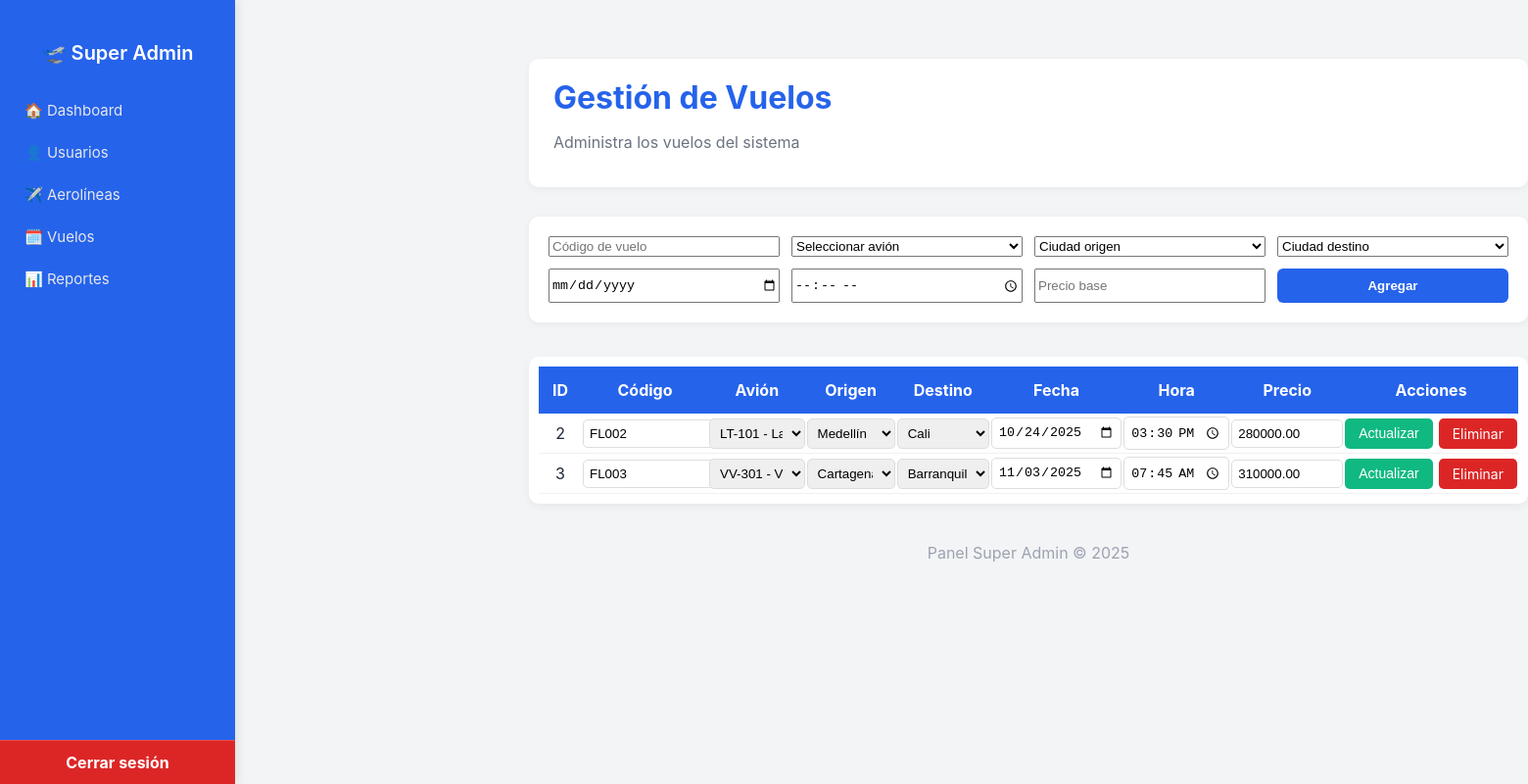
The page /vista/superadmin/vuelos.php (signed in) on the database its author committed.
### tables this page shows
CREATE TABLE `tb_vuelo` (
  `id_vuelo` int(11) NOT NULL,
  `codigo_vuelo` varchar(50) NOT NULL,
  `avion_id` int(11) NOT NULL,
  `ciudad_origen_id` int(11) NOT NULL,
  `ciudad_destino_id` int(11) NOT NULL,
  `fecha_salida` date NOT NULL,
  `hora_salida` time NOT NULL,
  `precio_base` decimal(10,2) NOT NULL
);

CREATE TABLE `tb_ciudad` (
  `id_ciudad` int(11) NOT NULL,
  `nombre_ciudad` varchar(100) NOT NULL
);

### vista/superadmin/vuelos.php (the view, shortened to what this page needs)
<?php include 'includes/header.php'; ?>
<?php include 'includes/conexion_super.php'; ?>
<?php
$vuelos = $conexion->query("
    SELECT v.*, a.codigo_avion, ao.nombre_aerolinea, c1.nombre_ciudad AS origen, c2.nombre_ciudad AS destino
    FROM tb_vuelo v
    JOIN tb_avion a ON v.avion_id = a.id_avion
    JOIN tb_aerolinea ao ON a.aerolinea_id = ao.id_aerolinea
    JOIN tb_ciudad c1 ON v.ciudad_origen_id = c1.id_ciudad
    JOIN tb_ciudad c2 ON v.ciudad_destino_id = c2.id_ciudad
    ORDER BY v.id_vuelo ASC
");
?>
<main>
<header style="background:#fff; border-radius:10px; padding:20px 25px; box-shadow:0 2px 8px rgba(0,0,0,0.05);">
    <h1 style="margin:0; color:#2563eb;">Gestión de Vuelos</h1>
    <p style="color:#6b7280;">Administra los vuelos del sistema</p>
</header>
<section style="margin-top:30px;">
    <form method="POST" style="background:#fff; padding:20px; border-radius:10px; box-shadow:0 2px 8px rgba(0,0,0,0.05); display:grid; grid-template-columns: repeat(auto-fit,minmax(200px,1fr)); gap:12px;">
        <input type="text" name="codigo_vuelo" placeholder="Código de vuelo" required>
        <select name="avion_id" required>
            <option value="">Seleccionar avión</option>
        </select>
        <select name="ciudad_origen_id" required>
            <option value="">Ciudad origen</option>
        </select>
        <select name="ciudad_destino_id" required>
            <option value="">Ciudad destino</option>
        </select>
        <input type="date" name="fecha_salida" required>
        <input type="time" name="hora_salida" required>
        <input type="number" step="0.01" name="precio_base" placeholder="Precio base" required>
        <button type="submit" name="agregar" style="background:#2563eb;color:#fff;padding:10px;border:none;border-radius:6px;cursor:pointer;font-weight:600;">Agregar</button>
    </form>
</section>
<section style="margin-top:35px;">
    <div style="overflow-x:auto; background:#fff; border-radius:10px; box-shadow:0 3px 10px rgba(0,0,0,0.05); padding:10px;">
        <table style="width:100%; border-collapse:collapse; min-width:1000px;">
            <thead style="background:#2563eb; color:#fff;">
                <tr>
                    <th style="padding:14px;">ID</th>
                    <th style="padding:14px;">Código</th>
                    <th style="padding:14px;">Avión</th>
                    <th style="padding:14px;">Origen</th>
                    <th style="padding:14px;">Destino</th>
                    <th style="padding:14px;">Fecha</th>
                    <th style="padding:14px;">Hora</th>
                    <th style="padding:14px;">Precio</th>
                    <th style="padding:14px; text-align:center;">Acciones</th>
                </tr>
            </thead>
            <tbody>
                <?php while ($v = $vuelos->fetch_assoc()): ?>
                <tr style="border-bottom:1px solid #f1f1f1;">
                    <form method="POST">
                        <td style="padding:10px; text-align:center;"><?= $v['id_vuelo'] ?></td>
                        <td><input type="text" name="codigo_vuelo" value="<?= htmlspecialchars($v['codigo_vuelo']) ?>" style="width:100%; border:1px solid #ddd; border-radius:5px; padding:6px;"></td>
                        <td>
                            <select name="avion_id" style="width:100%; border:1px solid #ddd; border-radius:5px; padding:6px;">
                                <?php
                                $aviones2 = $conexion->query("
                                    SELECT a.id_avion, CONCAT(a.codigo_avion, ' - ', ar.nombre_aerolinea) AS avion
                                    FROM tb_avion a
                                    JOIN tb_aerolinea ar ON a.aerolinea_id = ar.id_aerolinea
                                ");
                                while ($a = $aviones2->fetch_assoc()): ?>
                                    <option value="<?= $a['id_avion'] ?>" <?= $a['id_avion'] == $v['avion_id'] ? 'selected' : '' ?>>
                                        <?= htmlspecialchars($a['avion']) ?>
                                    </option>
                                <?php endwhile; ?>
                            </select>
                        </td>
                        <td>
                            <select name="ciudad_origen_id" style="width:100%; border:1px solid #ddd; border-radius:5px; padding:6px;">
                                <?php
                                $ciudades2 = $conexion->query("SELECT id_ciudad, nombre_ciudad FROM tb_ciudad");
                                while ($c = $ciudades2->fetch_assoc()): ?>
                                    <option value="<?= $c['id_ciudad'] ?>" <?= $c['id_ciudad'] == $v['ciudad_origen_id'] ? 'selected' : '' ?>>
                                        <?= htmlspecialchars($c['nombre_ciudad']) ?>
                                    </option>
                                <?php endwhile; ?>
                            </select>
                        </td>
                        <td>
                            <select name="ciudad_destino_id" style="width:100%; border:1px solid #ddd; border-radius:5px; padding:6px;">
                                <?php
                                $ciudades3 = $conexion->query("SELECT id_ciudad, nombre_ciudad FROM tb_ciudad");
                                while ($c = $ciudades3->fetch_assoc()): ?>
                                    <option value="<?= $c['id_ciudad'] ?>" <?= $c['id_ciudad'] == $v['ciudad_destino_id'] ? 'selected' : '' ?>>
                                        <?= htmlspecialchars($c['nombre_ciudad']) ?>
                                    </option>
                                <?php endwhile; ?>
                            </select>
                        </td>
                        <td><input type="date" name="fecha_salida" value="<?= $v['fecha_salida'] ?>" style="border:1px solid #ddd; border-radius:5px; padding:6px;"></td>
                        <td><input type="time" name="hora_salida" value="<?= $v['hora_salida'] ?>" style="border:1px solid #ddd; border-radius:5px; padding:6px;"></td>
                        <td><input type="number" step="0.01" name="precio_base" value="<?= $v['precio_base'] ?>" style="border:1px solid #ddd; border-radius:5px; padding:6px; width:100px;"></td>
                        <td style="text-align:center;">
                            <div style="display:flex; justify-content:center; gap:6px;">
                                <button name="editar" style="background:#10b981;color:#fff;border:none;padding:7px 14px;border-radius:5px;cursor:pointer;font-size:14px;">Actualizar</button>
                                <a href="?eliminar=<?= $v['id_vuelo'] ?>" onclick="return confirm('¿Eliminar este vuelo?')" style="background:#dc2626;color:#fff;padding:7px 14px;border-radius:5px;text-decoration:none;font-size:14px;">Eliminar</a>
                            </div>
                        </td>
                    </form>
                </tr>
                <?php endwhile; ?>
            </tbody>
        </table>
    </div>
</section>
<footer style="text-align:center;margin-top:40px;color:#9ca3af;">Panel Super Admin © <?= date('Y') ?></footer>
</main>
<?php include 'includes/footer.php'; ?>

### vista/superadmin/includes/header.php (style rules this page uses)
:root { --color-primario: #2563eb; --color-blanco: #ffffff; --color-texto: #e5e7eb; --color-hover: rgba(255,255,255,0.15); --color-rojo: #dc2626; }
body { margin: 0; font-family: 'Inter', 'Segoe UI', sans-serif; background-color: #f3f4f6; color: #1f2937; display: flex; min-height: 100vh; }
main { flex: 1; margin-left: 240px; padding: 30px; }

### rows shown on the page
tb_vuelo: id_vuelo "2", codigo_vuelo "FL002", avion_id "LT-101 - Latam", ciudad_origen_id "Medellín", ciudad_destino_id "Cali", fecha_salida "10/24/2025", hora_salida "15:30:00", precio_base "280000.00"
tb_vuelo: id_vuelo "3", codigo_vuelo "FL003", avion_id "VV-301 - Viva Air", ciudad_origen_id "Cartagena", ciudad_destino_id "Barranquilla", fecha_salida "11/03/2025", hora_salida "07:45:00", precio_base "310000.00"
